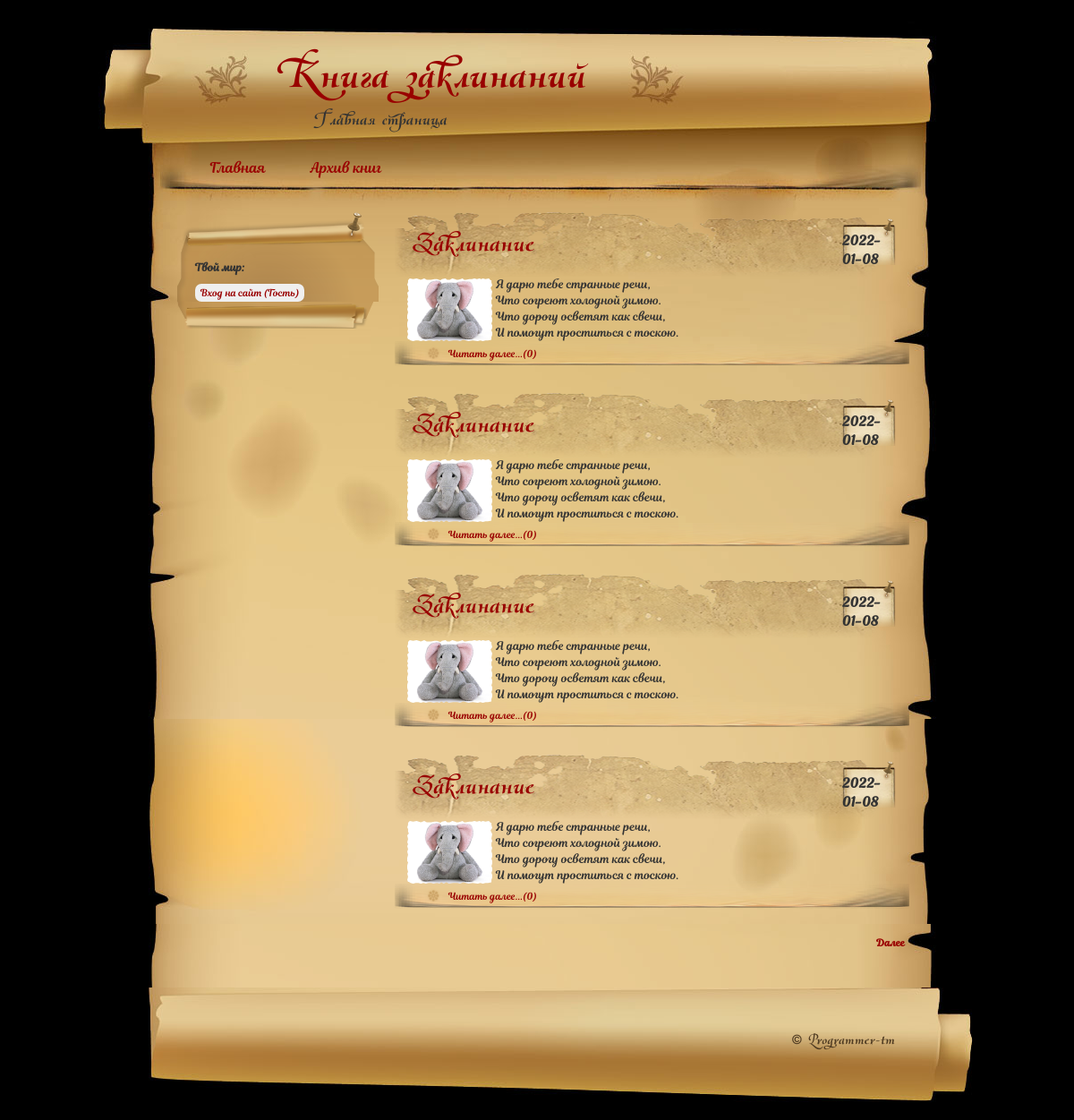
/, run on an earlier commit of the app's database.
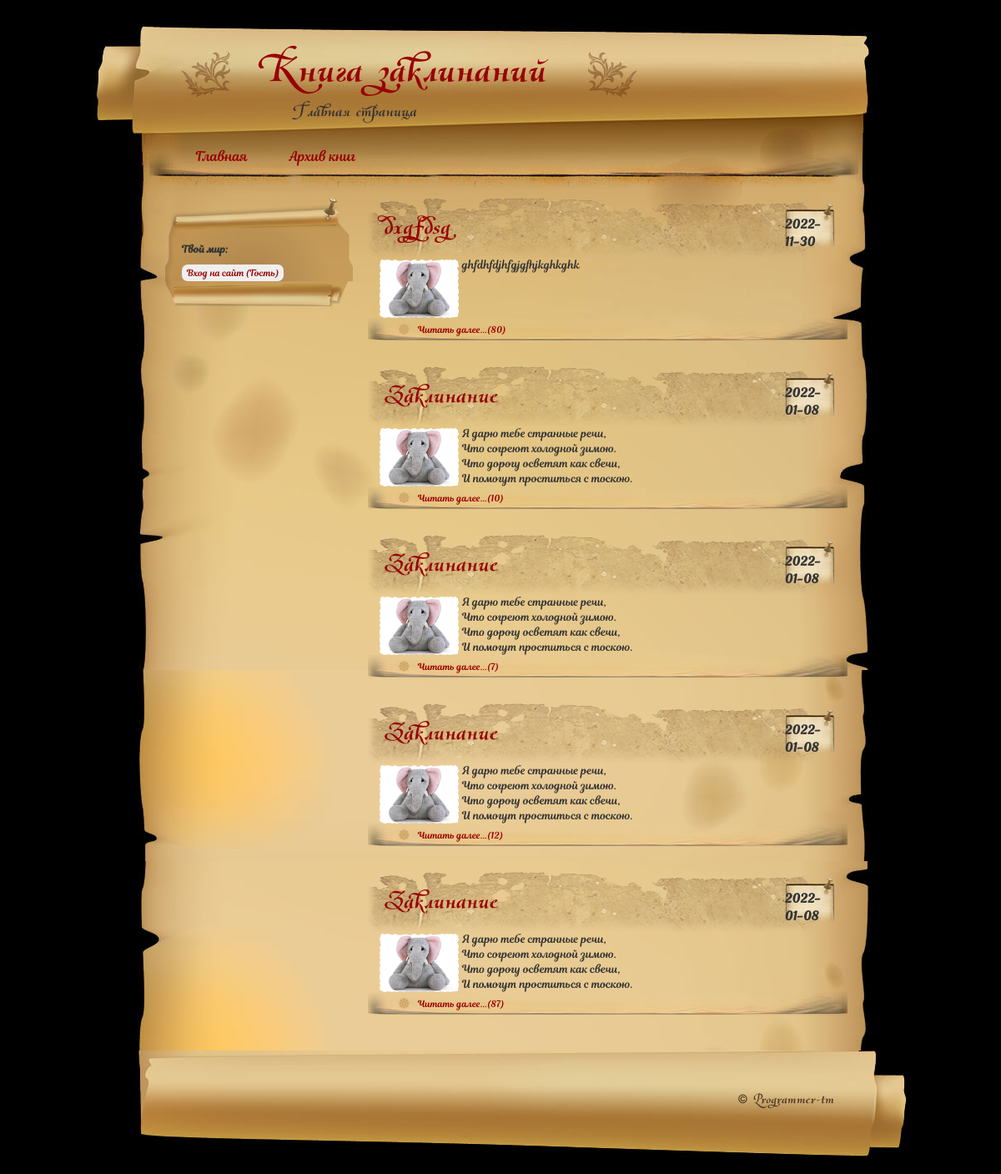
And on a later commit of the database.
### tables this page shows
CREATE TABLE `posts` (
  `id` int(11) NOT NULL,
  `title` varchar(50) NOT NULL,
  `text` text NOT NULL,
  `date_write` date NOT NULL,
  `readings` int(11) NOT NULL DEFAULT 0,
  `image` varchar(255) DEFAULT NULL
);

### core/router/router.php (called while the page is built, shortened)
<?php
include_once "../core/model/functions.php";
$box=['route' => explode("/", $_SERVER["REQUEST_URI"])[1]];
if ($box['route'] == "" || stripos($box['route'], "?page=") !== false){
    $box['route']="index";
}
include_once "../core/controller/".$box['route'].".php";
render();

### core/controller/index.php (called while the page is built, shortened)
<?php
include_once "../core/model/functions.php";
$box['page']="Главная страница";
if ($_POST['post'] != "" && $_SESSION['role'] == "0"){
    $box['image']=getImage();
    addPost();
    clearData();
    browse();
} elseif ($_SESSION['id'] != ""){
    getMailCount();
    getPosts();
    clearData();
} elseif ($box['db'] && checkTables()){
    browse("/setup");
} else {
    getPosts();
}

### core/model/functions.php (called while the page is built, shortened)
<?php
function allContent(){
    global $box;
    return mysqli_fetch_all(mysqli_query($box['db'], "SELECT * FROM {$box['table']} {$box['params']}"), MYSQLI_ASSOC);
}
function freeContent(){
    global $box;
    return mysqli_fetch_all(mysqli_query($box['db'], $box['params']), MYSQLI_ASSOC);
}
function clearData(){
    global $box;
    $box['table'] = "";
    $box['params'] = "";
}
function getPosts(){
    global $box;
    $box['table']="posts";
    if ($box['config']['site']['CountPost'] != "" && $box['config']['site']['CountPost'] != "0"){
        $box['params']="SELECT count(id) as postCount FROM `{$box['table']}`";
        $box['pCount']=freeContent()['0']['postCount'];
        $x=(int)($box['pCount'] % $box['config']['site']['CountPost']);
        if ($x != "0" ){
            $box['pMax'] = (int)($box['pCount'] / $box['config']['site']['CountPost']) + 1;
        } else {
            $box['pMax'] = (int)($box['pCount'] / $box['config']['site']['CountPost']);
        }
        if ($_GET['page'] == '0' || $_GET['page'] == '1'){
            $box['params']="order by id desc LIMIT {$box['config']['site']['CountPost']} OFFSET 0";
        } else {
            $p = abs($_GET['page']-1)*$box['config']['site']['CountPost'];
            $box['params']="order by id desc LIMIT {$box['config']['site']['CountPost']} OFFSET $p";
        }
    } else {
        $box['params']="";
    }
    $box['posts']=allContent($table);
}
function getConfig(){
    global $box;
    if (!$config){
        $box['config'] = parse_ini_file("../core/config/config.ini", true);
    }
}
function checkTables(){
    global $box;
    $box['params']="SHOW TABLES like 'posts'";
    $posts=freeContent();
    $box['params']="SHOW TABLES like 'comments'";
    $comments=freeContent();
    $box['params']="SHOW TABLES like 'users'";
    $users=freeContent();
    $box['params']="SHOW TABLES like 'messages'";
    $messages=freeContent();
    if (empty($users) && empty($posts) && empty($messages) && empty($comments)){
        return true;
    } else {
        return false;
    }
}
function render(){
    global $box;
    include_once "../core/theme/".$box['config']['site']['theme']."/".$box['route'].".php";
    include_once "../core/theme/".$box['config']['site']['theme']."/main.php";
}

### public/index.php (called while the page is built)
<?php
include_once "../core/router/router.php";

### core/theme/scroll/index.php (the view, shortened to what this page needs)
<?php foreach($box['posts'] as $post):?>
	<div class="post">
		<div class="post-title">
			<div class="post-date">
				<br>
				<?=$post['date_write'];?>
			</div>
			<h2><a href="/post/?id=<?=$post['id']?>"  title="Просмотр всего произведения"><?=$post['title'];?></a></h2>
		</div>
		<div class="post-entry">
			<a href="post/?id=<?=$post['id']?>"  title="Просмотр всего произведения">
			<img src="/img/<?php echo ($post['image']) ?: 'null.jpeg';?>" loading="auto" class="post-entry-img" alt="<?php echo ($post['image']) ?: 'null.jpeg';?>" hspace="4" align="left" class="float-left"></a>
			<?php $text = explode("\r\n", $post['text']); echo $text[0]."<br>".$text[1]."<br>".$text[2]."<br>".$text[3];?><br>
		</div>
		<div class="post-info">
			<a href="/post/?id=<?=$post['id']?>"  title="Просмотр всего произведения">Читать далее...(<?=$post['readings'];?>)</a>
		</div>
	</div>
<?php endforeach;?>
<?php if($box['config']['site']['CountPost'] != "0" && $box['config']['site']['CountPost'] != "" && $box['pMax'] != "0" && $box['config']['site']['CountPost'] != $box['pCount']):?>
	<div class="navigation">
		<?php if($_GET['page'] == "0" || $_GET['page'] == "1"):?>
			<div class="navigation-next"><a href="/?page=2">Далее</a></div>
		<?php elseif($_GET['page'] == "2"):?>
			<div class="navigation-previous"><a href="/">Назад</a></div>
			<?php $_GET['page']=$_GET['page']+1;?>
			<div class="navigation-next"><a href="/?page=<?=$_GET['page'];?>">Далее</a></div>
		<?php endif;?>
	</div>
<?php endif;?>

What changed in the data, as far as the page shows it:
added posts: date_write "2022-11-30", title "dxgfdsg", text "ghfdhfdjhfgjgfhjkghkghk", readings "80"
changed posts (number 2 of 5 on the later page): readings "0" → "10"
changed posts (number 3 of 5 on the later page): readings "0" → "7"
changed posts (number 4 of 5 on the later page): readings "0" → "12"
changed posts (number 5 of 5 on the later page): readings "0" → "87"
Also different on the page:
text no longer shown: "Далее"
